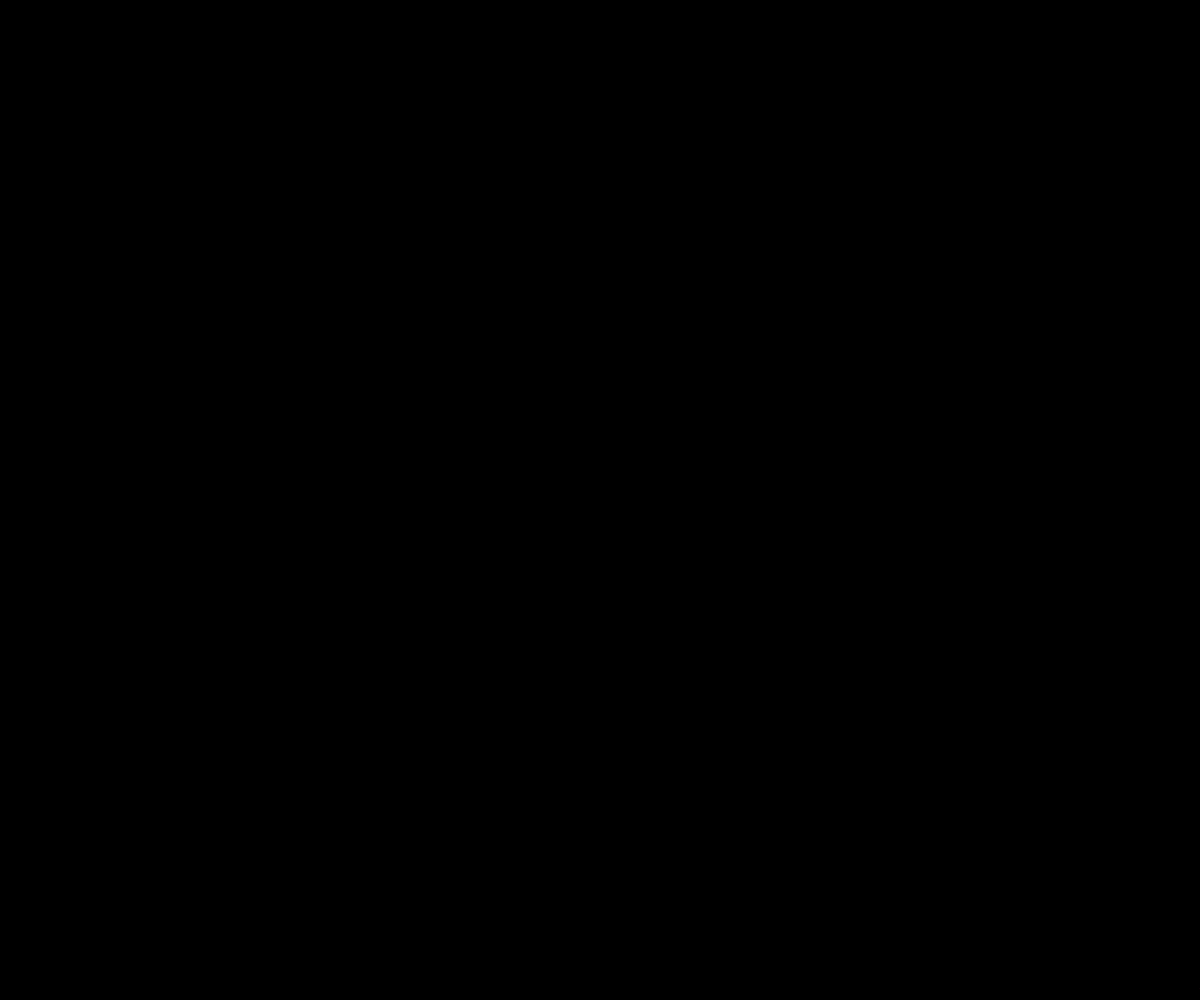
Frame 1 (no input)
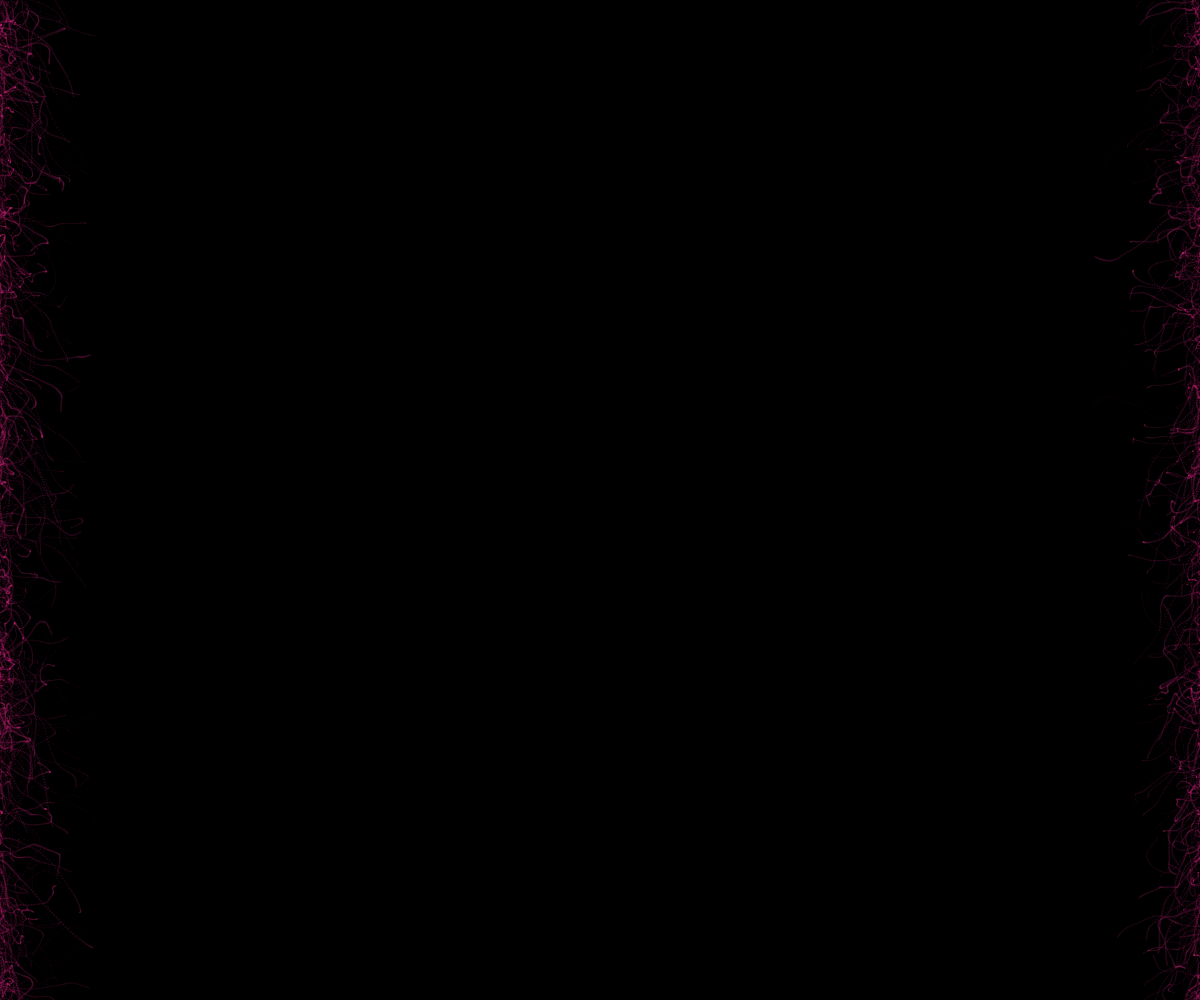
Frame 60 (no input)
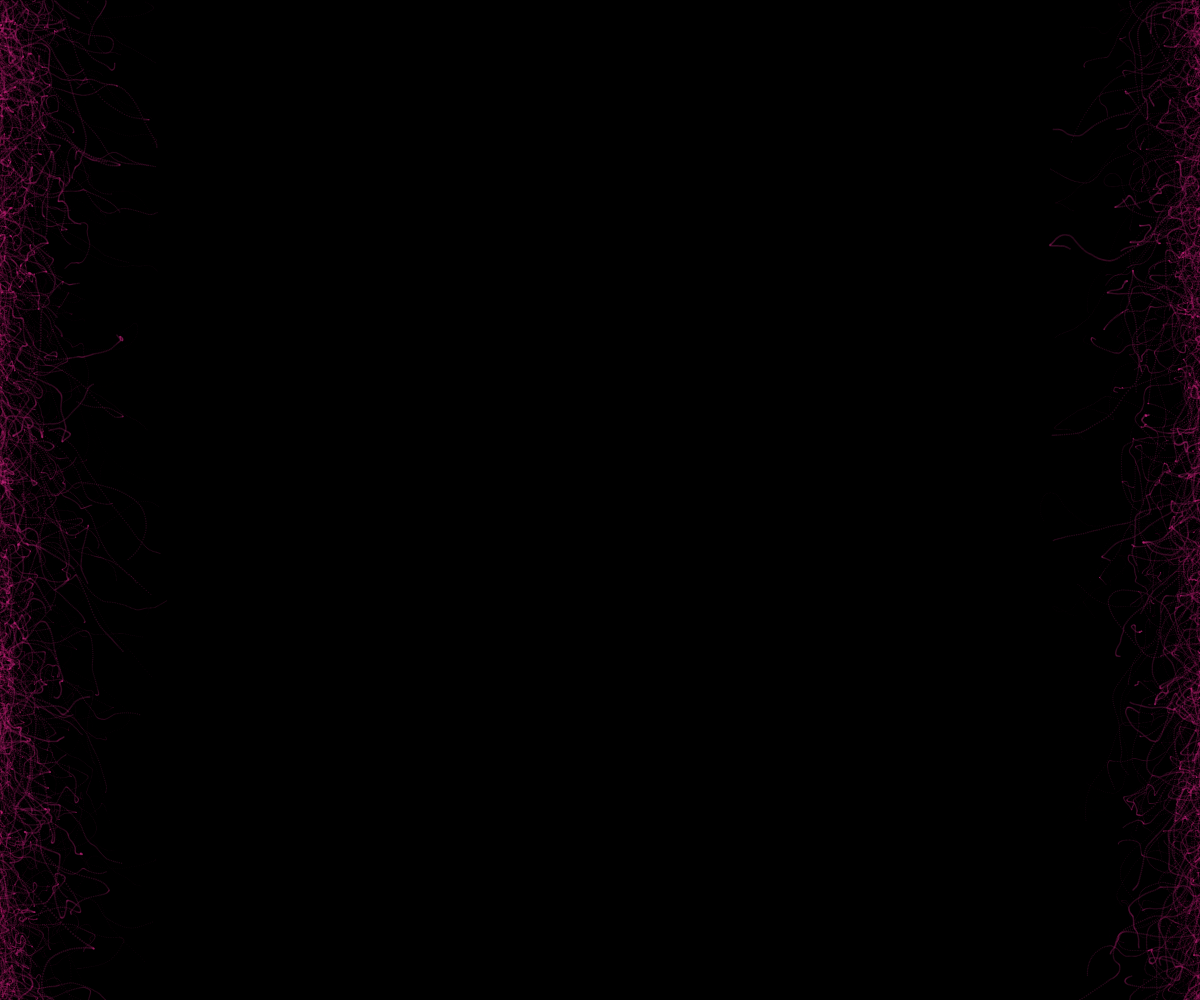
Frame 120 (the mouse pressed at the canvas centre since frame 60)

The p5.js sketch that drew these frames (run headless with seeded random() and noise() and a simulated clock; from frame 60 on, the mouse is pressed at the canvas centre):

// p5.js sketch
// ── sketch.js
// -
// Camminatore mondi 0.2 by Gaia Andruccioli [Camminatori, mondi, update]
// 2021 © Gaia Andruccioli, Daniele @Fupete, Irene @iretrtr and the course DS-2021 at DESIGN.unirsm,
// github.com/ds-2021-unirsm — github.com/fupete - github.com/Graphein0707
// Educational purposes, MIT License, 2021, San Marino
// —
// Credits/Thanks to: Tim Sherbert
// https://editor.p5js.org/TimSherbert/sketches/By8lyFaJ7
//

let c = [];
let num = 1000;

function setup() {
  createCanvas(windowWidth, windowHeight);
  background(0);
  for (var i = 0; i < num; i++) {
    c.push(new Walker(i));
  }
}

function draw() {
  for (var i = 0; i < num; i++) {
    c[i].move();
    c[i].display();
    c[i].edges();
  }

}

function Walker() {

  this.pos = createVector(random(width), random(height)); //coordinate posizione
  this.vel = createVector(width, 0); //coordinate velocità
  this.dir = createVector(random(0, 200), random(200, 0)); //coordinate movimento x e y 

  this.size = random(0.01, 2); 
  this.colour = 0;

  //move
  this.move = function() {
    //noise al movimento x e y
    this.mov = createVector(noise(this.dir.x), noise(this.dir.y));

    //map del movimento con noise 
    //movimento differenziato delle linee
    this.movnoise = createVector(map(this.mov.x, 0, 1, -3, 3.5), map(this.mov.y, 0, 1, -3, 3.5));
    //accellerazione che dipende dal movimento con noise 
    this.acc = createVector(this.movnoise.x, this.movnoise.y);

    //incrementi
    this.vel.add(this.acc); //la velocità aumenta con l'accellerazione
    this.pos.add(this.vel); //permette il movimento 
    //variazione del movimento casuale in x e y, se non ci fosse sarebbero linee
    this.dir.add(random(0, 0.06), random(0, 0.06));
    this.vel.set(0, 0.5); //velocità che varia da 0 a 0.01
    this.colour += 1

  }

  //display
  this.display = function() {
    noStroke();
    var col = map(this.colour, 0, width, 200, 60); //map del colore 
    fill(col, 40, 120, 50);
    ellipse(this.pos.x, this.pos.y, this.size);
  }

  this.edges = function() {
    if (this.pos.x > width) {
      this.pos.x = 0;
    }
    if (this.pos.x < 0) {
      this.pos.x = width;
    }
    if (this.pos.y > height) {
      this.pos.y = 0;
    }
    if (this.pos.y < 0) {
      this.pos.y = height;
    }
  }
}
